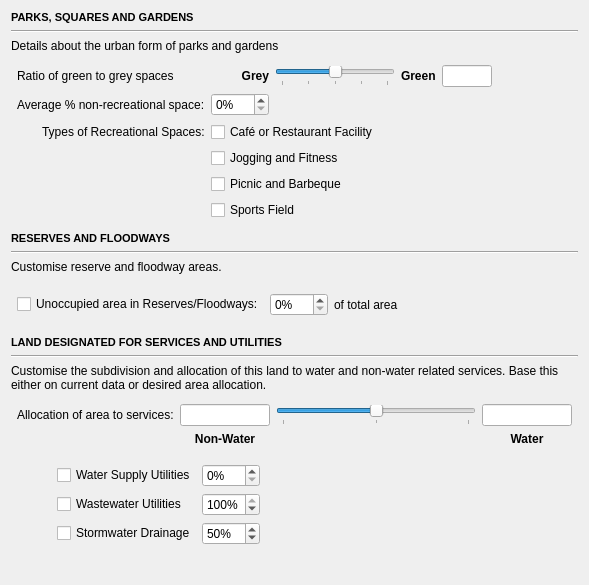
                <widget class="QWidget" name="inputs_contents_4">
                 <property name="geometry">
                  <rect>
                   <x>0</x>
                   <y>0</y>
                   <width>589</width>
                   <height>585</height>
                  </rect>
                 </property>
                 <layout class="QVBoxLayout" name="verticalLayout_23">
                  <item>
                   <widget class="QLabel" name="park_title">
                    <property name="sizePolicy">
                     <sizepolicy hsizetype="Preferred" vsizetype="Fixed">
                      <horstretch>0</horstretch>
                      <verstretch>13</verstretch>
                     </sizepolicy>
                    </property>
                    <property name="minimumSize">
                     <size>
                      <width>0</width>
                      <height>13</height>
                     </size>
                    </property>
                    <property name="maximumSize">
                     <size>
                      <width>16777215</width>
                      <height>13</height>
                     </size>
                    </property>
                    <property name="text">
                     <string>&lt;!DOCTYPE HTML PUBLIC &quot;-//W3C//DTD HTML 4.0//EN&quot; &quot;http://www.w3.org/TR/REC-html40/strict.dtd&quot;&gt;
&lt;html&gt;&lt;head&gt;&lt;meta name=&quot;qrichtext&quot; content=&quot;1&quot; /&gt;&lt;style type=&quot;text/css&quot;&gt;
p, li { white-space: pre-wrap; }
&lt;/style&gt;&lt;/head&gt;&lt;body style=&quot; font-family:'MS Shell Dlg 2'; font-size:8pt; font-weight:400; font-style:normal;&quot;&gt;
&lt;p style=&quot; margin-top:0px; margin-bottom:0px; margin-left:0px; margin-right:0px; -qt-block-indent:0; text-indent:0px;&quot;&gt;&lt;span style=&quot; font-weight:600;&quot;&gt;PARKS, SQUARES AND GARDENS&lt;/span&gt;&lt;/p&gt;&lt;/body&gt;&lt;/html&gt;</string>
                    </property>
                   </widget>
                  </item>
                  <item>
                   <widget class="Line" name="line_17">
                    <property name="orientation">
                     <enum>Qt::Horizontal</enum>
                    </property>
                   </widget>
                  </item>
                  <item>
                   <widget class="QLabel" name="pg_ggratio_lbl_2">
                    <property name="text">
                     <string>Details about the urban form of parks and gardens</string>
                    </property>
                   </widget>
                  </item>
                  <item>
                   <widget class="QWidget" name="widget_21" native="true">
                    <property name="minimumSize">
                     <size>
                      <width>0</width>
                      <height>0</height>
                     </size>
                    </property>
                    <layout class="QGridLayout" name="gridLayout_23">
                     <property name="leftMargin">
                      <number>6</number>
                     </property>
                     <property name="topMargin">
                      <number>6</number>
                     </property>
                     <property name="rightMargin">
                      <number>6</number>
                     </property>
                     <property name="bottomMargin">
                      <number>6</number>
                     </property>
                     <item row="3" column="1">
                      <widget class="QLabel" name="pg_usable_lbl_2">
                       <property name="text">
                        <string>Types of Recreational Spaces:</string>
                       </property>
                      </widget>
                     </item>
                     <item row="0" column="4">
                      <widget class="QLabel" name="pg_clustering_high_lbl">
                       <property name="text">
                        <string>&lt;html&gt;&lt;head/&gt;&lt;body&gt;&lt;p&gt;&lt;span style=&quot; font-weight:600;&quot;&gt;Green&lt;/span&gt;&lt;/p&gt;&lt;/body&gt;&lt;/html&gt;</string>
                       </property>
                      </widget>
                     </item>
                     <item row="0" column="2">
                      <widget class="QLabel" name="pg_clustering_low_lbl">
                       <property name="text">
                        <string>&lt;html&gt;&lt;head/&gt;&lt;body&gt;&lt;p align=&quot;right&quot;&gt;&lt;span style=&quot; font-weight:600;&quot;&gt;Grey&lt;/span&gt;&lt;/p&gt;&lt;/body&gt;&lt;/html&gt;</string>
                       </property>
                      </widget>
                     </item>
                     <item row="0" column="3">
                      <widget class="QSlider" name="pg_ggratio_slide">
                       <property name="minimumSize">
                        <size>
                         <width>120</width>
                         <height>0</height>
                        </size>
                       </property>
                       <property name="minimum">
                        <number>-10</number>
                       </property>
                       <property name="maximum">
                        <number>10</number>
                       </property>
                       <property name="pageStep">
                        <number>5</number>
                       </property>
                       <property name="value">
                        <number>0</number>
                       </property>
                       <property name="orientation">
                        <enum>Qt::Horizontal</enum>
                       </property>
                       <property name="tickPosition">
                        <enum>QSlider::TicksBelow</enum>
                       </property>
                       <property name="tickInterval">
                        <number>5</number>
                       </property>
                      </widget>
                     </item>
                     <item row="0" column="5">
                      <widget class="QLineEdit" name="pg_ggratio_box">
                       <property name="maximumSize">
                        <size>
                         <width>50</width>
                         <height>16777215</height>
                        </size>
                       </property>
                       <property name="text">
                        <string/>
                       </property>
                       <property name="alignment">
                        <set>Qt::AlignCenter</set>
                       </property>
                       <property name="readOnly">
                        <bool>true</bool>
                       </property>
                      </widget>
                     </item>
                     <item row="0" column="6">
                      <spacer name="horizontalSpacer_32">
                       <property name="orientation">
                        <enum>Qt::Horizontal</enum>
                       </property>
                       <property name="sizeHint" stdset="0">
                        <size>
                         <width>40</width>
                         <height>20</height>
                        </size>
                       </property>
                      </spacer>
                     </item>
                     <item row="0" column="0" colspan="2">
                      <widget class="QLabel" name="pg_ggratio_lbl">
                       <property name="text">
                        <string>Ratio of green to grey spaces</string>
                       </property>
                      </widget>
                     </item>
                     <item row="1" column="0" colspan="2">
                      <widget class="QLabel" name="pg_usable_lbl">
                       <property name="text">
                        <string>Average % non-recreational space:</string>
                       </property>
                      </widget>
                     </item>
                     <item row="1" column="2">
                      <widget class="QSpinBox" name="pg_usable_spin">
                       <property name="suffix">
                        <string>%</string>
                       </property>
                       <property name="maximum">
                        <number>100</number>
                       </property>
                       <property name="value">
                        <number>0</number>
                       </property>
                      </widget>
                     </item>
                     <item row="3" column="2" colspan="3">
                      <widget class="QCheckBox" name="pg_fac_restaurant">
                       <property name="text">
                        <string>Café or Restaurant Facility</string>
                       </property>
                      </widget>
                     </item>
                     <item row="4" column="2" colspan="3">
                      <widget class="QCheckBox" name="pg_fac_fitness">
                       <property name="text">
                        <string>Jogging and Fitness</string>
                       </property>
                      </widget>
                     </item>
                     <item row="5" column="2" colspan="3">
                      <widget class="QCheckBox" name="pg_fac_bbq">
                       <property name="text">
                        <string>Picnic and Barbeque</string>
                       </property>
                      </widget>
                     </item>
                     <item row="6" column="2" colspan="3">
                      <widget class="QCheckBox" name="pg_fac_sports">
                       <property name="text">
                        <string>Sports Field</string>
                       </property>
                      </widget>
                     </item>
                    </layout>
                   </widget>
                  </item>
                  <item>
                   <widget class="QLabel" name="rfw_svu_title">
                    <property name="sizePolicy">
                     <sizepolicy hsizetype="Preferred" vsizetype="Preferred">
                      <horstretch>0</horstretch>
                      <verstretch>0</verstretch>
                     </sizepolicy>
                    </property>
                    <property name="minimumSize">
                     <size>
                      <width>0</width>
                      <height>13</height>
                     </size>
                    </property>
                    <property name="maximumSize">
                     <size>
                      <width>16777215</width>
                      <height>13</height>
                     </size>
                    </property>
                    <property name="text">
                     <string>&lt;!DOCTYPE HTML PUBLIC &quot;-//W3C//DTD HTML 4.0//EN&quot; &quot;http://www.w3.org/TR/REC-html40/strict.dtd&quot;&gt;
&lt;html&gt;&lt;head&gt;&lt;meta name=&quot;qrichtext&quot; content=&quot;1&quot; /&gt;&lt;style type=&quot;text/css&quot;&gt;
p, li { white-space: pre-wrap; }
&lt;/style&gt;&lt;/head&gt;&lt;body style=&quot; font-family:'MS Shell Dlg 2'; font-size:8pt; font-weight:400; font-style:normal;&quot;&gt;
&lt;p style=&quot; margin-top:0px; margin-bottom:0px; margin-left:0px; margin-right:0px; -qt-block-indent:0; text-indent:0px;&quot;&gt;&lt;span style=&quot; font-weight:600;&quot;&gt;RESERVES AND FLOODWAYS&lt;/span&gt;&lt;/p&gt;&lt;/body&gt;&lt;/html&gt;</string>
                    </property>
                   </widget>
                  </item>
                  <item>
                   <widget class="Line" name="line_18">
                    <property name="orientation">
                     <enum>Qt::Horizontal</enum>
                    </property>
                   </widget>
                  </item>
                  <item>
                   <widget class="QLabel" name="pg_ggratio_lbl_3">
                    <property name="text">
                     <string>Customise reserve and floodway areas.</string>
                    </property>
                   </widget>
                  </item>
                  <item>
                   <widget class="QWidget" name="widget_22" native="true">
                    <property name="minimumSize">
                     <size>
                      <width>0</width>
                      <height>50</height>
                     </size>
                    </property>
                    <layout class="QGridLayout" name="gridLayout_24">
                     <property name="leftMargin">
                      <number>6</number>
                     </property>
                     <property name="topMargin">
                      <number>6</number>
                     </property>
                     <property name="rightMargin">
                      <number>6</number>
                     </property>
                     <property name="bottomMargin">
                      <number>6</number>
                     </property>
                     <item row="0" column="0">
                      <widget class="QCheckBox" name="ref_usable_check">
                       <property name="text">
                        <string>Unoccupied area in Reserves/Floodways:</string>
                       </property>
                      </widget>
                     </item>
                     <item row="0" column="1">
                      <widget class="QSpinBox" name="ref_usable_spin">
                       <property name="suffix">
                        <string>%</string>
                       </property>
                       <property name="maximum">
                        <number>100</number>
                       </property>
                      </widget>
                     </item>
                     <item row="0" column="2">
                      <widget class="QLabel" name="ref_usable_lbl">
                       <property name="text">
                        <string>of total area</string>
                       </property>
                      </widget>
                     </item>
                     <item row="0" column="3">
                      <spacer name="horizontalSpacer_26">
                       <property name="orientation">
                        <enum>Qt::Horizontal</enum>
                       </property>
                       <property name="sizeHint" stdset="0">
                        <size>
                         <width>40</width>
                         <height>20</height>
                        </size>
                       </property>
                      </spacer>
                     </item>
                    </layout>
                   </widget>
                  </item>
                  <item>
                   <widget class="QLabel" name="rfw_svu_title_2">
                    <property name="sizePolicy">
                     <sizepolicy hsizetype="Preferred" vsizetype="Preferred">
                      <horstretch>0</horstretch>
                      <verstretch>0</verstretch>
                     </sizepolicy>
                    </property>
                    <property name="minimumSize">
                     <size>
                      <width>0</width>
                      <height>13</height>
                     </size>
                    </property>
                    <property name="maximumSize">
                     <size>
                      <width>16777215</width>
                      <height>13</height>
                     </size>
                    </property>
                    <property name="text">
                     <string>&lt;!DOCTYPE HTML PUBLIC &quot;-//W3C//DTD HTML 4.0//EN&quot; &quot;http://www.w3.org/TR/REC-html40/strict.dtd&quot;&gt;
&lt;html&gt;&lt;head&gt;&lt;meta name=&quot;qrichtext&quot; content=&quot;1&quot; /&gt;&lt;style type=&quot;text/css&quot;&gt;
p, li { white-space: pre-wrap; }
&lt;/style&gt;&lt;/head&gt;&lt;body style=&quot; font-family:'MS Shell Dlg 2'; font-size:8pt; font-weight:400; font-style:normal;&quot;&gt;
&lt;p style=&quot; margin-top:0px; margin-bottom:0px; margin-left:0px; margin-right:0px; -qt-block-indent:0; text-indent:0px;&quot;&gt;&lt;span style=&quot; font-weight:600;&quot;&gt;LAND DESIGNATED FOR SERVICES AND UTILITIES&lt;/span&gt;&lt;/p&gt;&lt;/body&gt;&lt;/html&gt;</string>
                    </property>
                   </widget>
                  </item>
                  <item>
                   <widget class="Line" name="line_20">
                    <property name="orientation">
                     <enum>Qt::Horizontal</enum>
                    </property>
                   </widget>
                  </item>
                  <item>
                   <widget class="QLabel" name="svu_breakdown_lbl">
                    <property name="text">
                     <string>Customise the subdivision and allocation of this land to water and non-water related services. Base this either on current data or desired area allocation.</string>
                    </property>
                    <property name="wordWrap">
                     <bool>true</bool>
                    </property>
                   </widget>
                  </item>
                  <item>
                   <widget class="QWidget" name="widget_23" native="true">
                    <property name="minimumSize">
                     <size>
                      <width>0</width>
                      <height>0</height>
                     </size>
                    </property>
                    <layout class="QGridLayout" name="gridLayout_25">
                     <property name="leftMargin">
                      <number>6</number>
                     </property>
                     <property name="topMargin">
                      <number>6</number>
                     </property>
                     <property name="rightMargin">
                      <number>6</number>
                     </property>
                     <property name="bottomMargin">
                      <number>6</number>
                     </property>
                     <item row="0" column="0">
                      <widget class="QLabel" name="svu_allocate_lbl">
                       <property name="text">
                        <string>Allocation of area to services:</string>
                       </property>
                      </widget>
                     </item>
                     <item row="0" column="3">
                      <widget class="QSlider" name="svu_slider">
                       <property name="minimumSize">
                        <size>
                         <width>200</width>
                         <height>0</height>
                        </size>
                       </property>
                       <property name="minimum">
                        <number>0</number>
                       </property>
                       <property name="maximum">
                        <number>100</number>
                       </property>
                       <property name="pageStep">
                        <number>5</number>
                       </property>
                       <property name="value">
                        <number>50</number>
                       </property>
                       <property name="orientation">
                        <enum>Qt::Horizontal</enum>
                       </property>
                       <property name="tickPosition">
                        <enum>QSlider::TicksBelow</enum>
                       </property>
                       <property name="tickInterval">
                        <number>50</number>
                       </property>
                      </widget>
                     </item>
                     <item row="0" column="4">
                      <widget class="QLineEdit" name="svu_wat_box">
                       <property name="text">
                        <string/>
                       </property>
                       <property name="alignment">
                        <set>Qt::AlignCenter</set>
                       </property>
                       <property name="readOnly">
                        <bool>true</bool>
                       </property>
                      </widget>
                     </item>
                     <item row="0" column="2">
                      <widget class="QLineEdit" name="svu_nonwat_box">
                       <property name="text">
                        <string/>
                       </property>
                       <property name="alignment">
                        <set>Qt::AlignCenter</set>
                       </property>
                       <property name="readOnly">
                        <bool>true</bool>
                       </property>
                      </widget>
                     </item>
                     <item row="1" column="4">
                      <widget class="QLabel" name="svu_wat_lbl">
                       <property name="text">
                        <string>&lt;html&gt;&lt;head/&gt;&lt;body&gt;&lt;p align=&quot;center&quot;&gt;&lt;span style=&quot; font-weight:600;&quot;&gt;Water&lt;/span&gt;&lt;/p&gt;&lt;/body&gt;&lt;/html&gt;</string>
                       </property>
                      </widget>
                     </item>
                     <item row="1" column="2">
                      <widget class="QLabel" name="svu_nonwat_lbl">
                       <property name="text">
                        <string>&lt;html&gt;&lt;head/&gt;&lt;body&gt;&lt;p align=&quot;center&quot;&gt;&lt;span style=&quot; font-weight:600;&quot;&gt;Non-Water&lt;/span&gt;&lt;/p&gt;&lt;/body&gt;&lt;/html&gt;</string>
                       </property>
                      </widget>
                     </item>
                    </layout>
                   </widget>
                  </item>
                  <item>
                   <widget class="QWidget" name="ref_svu_params" native="true">
                    <property name="sizePolicy">
                     <sizepolicy hsizetype="Preferred" vsizetype="Preferred">
                      <horstretch>0</horstretch>
                      <verstretch>0</verstretch>
                     </sizepolicy>
                    </property>
                    <property name="minimumSize">
                     <size>
                      <width>0</width>
                      <height>0</height>
                     </size>
                    </property>
                    <property name="maximumSize">
                     <size>
                      <width>16777215</width>
                      <height>16777215</height>
                     </size>
                    </property>
                    <layout class="QGridLayout" name="gridLayout_26">
                     <property name="leftMargin">
                      <number>6</number>
                     </property>
                     <property name="topMargin">
                      <number>6</number>
                     </property>
                     <property name="rightMargin">
                      <number>6</number>
                     </property>
                     <property name="bottomMargin">
                      <number>6</number>
                     </property>
                     <item row="0" column="2">
                      <widget class="QSpinBox" name="svu_supply_spin">
                       <property name="suffix">
                        <string>%</string>
                       </property>
                       <property name="maximum">
                        <number>100</number>
                       </property>
                      </widget>
                     </item>
                     <item row="2" column="1">
                      <widget class="QCheckBox" name="svu_storm_check">
                       <property name="text">
                        <string>Stormwater Drainage</string>
                       </property>
                      </widget>
                     </item>
                     <item row="0" column="1">
                      <widget class="QCheckBox" name="svu_supply_check">
                       <property name="text">
                        <string>Water Supply Utilities</string>
                       </property>
                      </widget>
                     </item>
                     <item row="1" column="1">
                      <widget class="QCheckBox" name="svu_waste_check">
                       <property name="text">
                        <string>Wastewater Utilities</string>
                       </property>
                      </widget>
                     </item>
                     <item row="1" column="2">
                      <widget class="QSpinBox" name="svu_waste_spin">
                       <property name="suffix">
                        <string>%</string>
                       </property>
                       <property name="maximum">
                        <number>100</number>
                       </property>
                       <property name="value">
                        <number>100</number>
                       </property>
                      </widget>
                     </item>
                     <item row="2" column="2">
                      <widget class="QSpinBox" name="svu_storm_spin">
                       <property name="suffix">
                        <string>%</string>
                       </property>
                       <property name="maximum">
                        <number>100</number>
                       </property>
                       <property name="value">
                        <number>50</number>
                       </property>
                      </widget>
                     </item>
                     <item row="0" column="0">
                      <spacer name="horizontalSpacer_33">
                       <property name="orientation">
                        <enum>Qt::Horizontal</enum>
                       </property>
                       <property name="sizeType">
                        <enum>QSizePolicy::Fixed</enum>
                       </property>
                       <property name="sizeHint" stdset="0">
                        <size>
                         <width>40</width>
                         <height>20</height>
                        </size>
                       </property>
                      </spacer>
                     </item>
                     <item row="0" column="3">
                      <spacer name="horizontalSpacer_34">
                       <property name="orientation">
                        <enum>Qt::Horizontal</enum>
                       </property>
                       <property name="sizeHint" stdset="0">
                        <size>
                         <width>40</width>
                         <height>20</height>
                        </size>
                       </property>
                      </spacer>
                     </item>
                    </layout>
                   </widget>
                  </item>
                  <item>
                   <spacer name="verticalSpacer_6">
                    <property name="orientation">
                     <enum>Qt::Vertical</enum>
                    </property>
                    <property name="sizeHint" stdset="0">
                     <size>
                      <width>20</width>
                      <height>40</height>
                     </size>
                    </property>
                   </spacer>
                  </item>
                 </layout>
                </widget>
